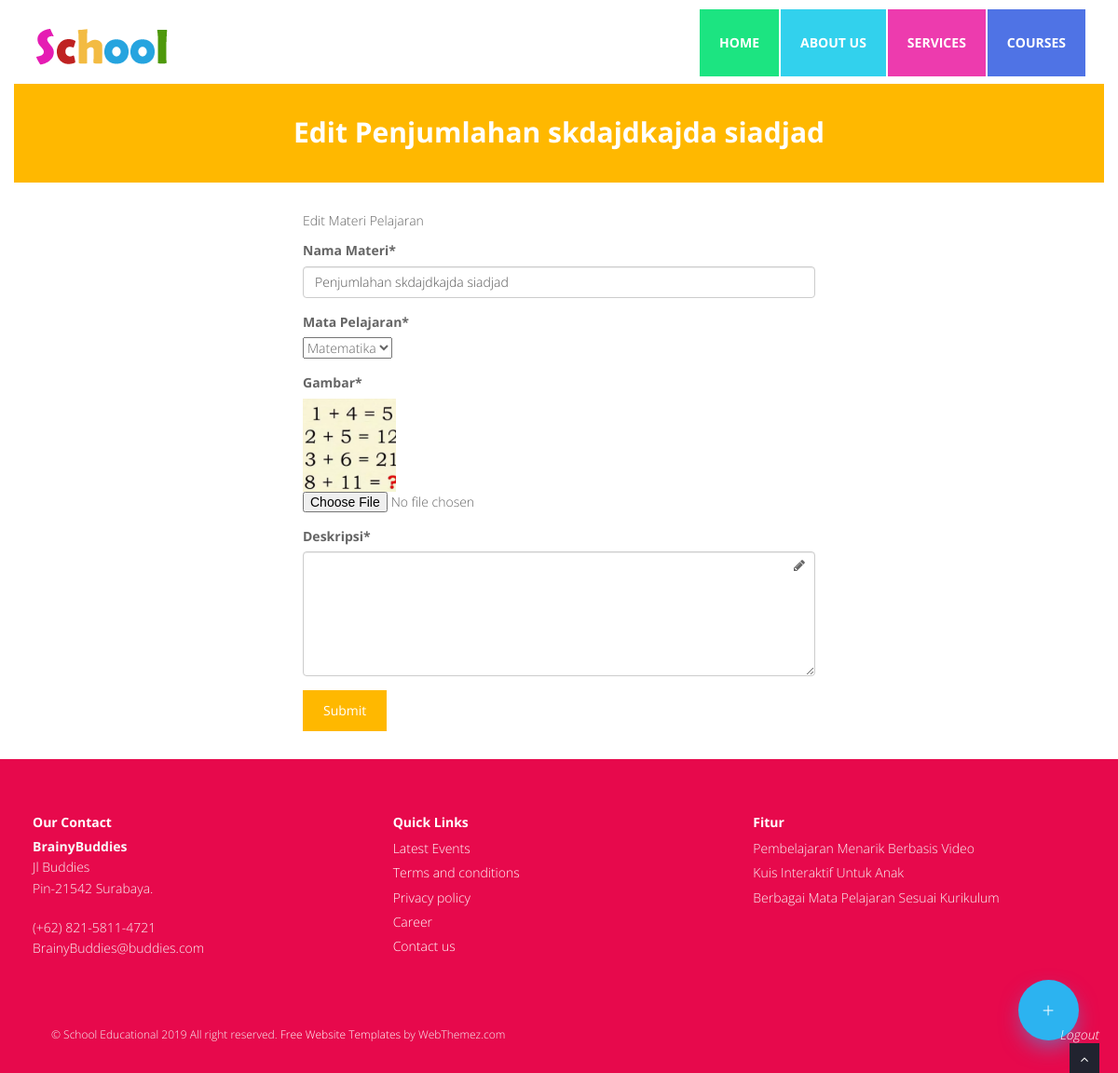
The page /index.php/edit/1 (signed in) on the database its author committed.
### tables this page shows
CREATE TABLE `materi` (
  `id_materi` int(11) NOT NULL,
  `nama_materi` varchar(200) NOT NULL,
  `mata_pelajaran` enum('matematika','ipa','ips','ppkn','bahasa','english') NOT NULL,
  `img` varchar(200) NOT NULL,
  `deskripsi` varchar(500) NOT NULL,
  `materi` varchar(5000) NOT NULL,
  `link_youtube` varchar(500) NOT NULL
);

### function/crud.php (called while the page is built, shortened)
<?php
function readWhere($table, $name, $atribut){
    include "function/conn.php";
    $hasil = mysqli_query($conn, "SELECT * FROM ".$table." WHERE ".$name." = '".$atribut."'");
    return $hasil;
}

### views/user/edit.php (the view, shortened to what this page needs)
<?php
include "function/crud.php";
include "views/user/partials/head.php";
$temp = readWhere("materi", "id_materi", str_replace("%20", " ", $link[3]));
$data = mysqli_fetch_array($temp);
?>
<body>
	<div id="wrapper" class="home-page">
		<?php
		include "views/user/partials/header.php";
		?>
		<section id="inner-headline">
			<div class="container">
				<div class="row">
					<div class="col-lg-12">
						<h2 class="pageTitle">Edit <?= $data['nama_materi'] ?></h2>
					</div>
				</div>
			</div>
		</section>
		<section id="content">
			<div class="container">
				<div class="row">
					<div class="col-md-3"></div>
					<div class="col-md-6">
						<p>Edit Materi Pelajaran</p>
						<div class="contact-form">
							<form method="post" id="" enctype="multipart/form-data">
								<div class="form-group has-feedback">
									<label for="nama_materi">Nama Materi*</label>
									<input type="text" class="form-control" name="nama_materi" placeholder="" value="<?= $data['nama_materi'] ?>">
								</div>
								<div class="form-group has-feedback">
									<label for="mata_pelajaran">Mata Pelajaran*</label><br>
									<select name="mata_pelajaran">
										<option value="matematika" <?php if ($data['mata_pelajaran'] == "matematika") {
																		echo "selected";
																	} ?>>Matematika</option>
									</select>
								</div>
								<div class="form-group has-feedback">
									<label for="file">Gambar*</label>
									<br>
									<img style="width:100px; height:100px; object-fit:cover;" src="../src/img/<?= $data['img'] ?>" alt="">
									<input type="file" name="file">
								</div>
								<div class="form-group has-feedback">
									<label for="message">Deskripsi*</label>
									<textarea class="form-control" rows="6" name="deskripsi" placeholder=""><?= $data['deskripsi'] ?></textarea>
									<i class="fa fa-pencil form-control-feedback"></i>
								</div>
								<input type="submit" value="Submit" id="submit" class="submit btn btn-default">
							</form>
						</div>
					</div>
				</div>
			</div>
		</section>
		<?php
		include "views/user/partials/footer.php";
		?>
	</div>
	<a href="#" class="scrollup"><i class="fa fa-angle-up active"></i></a>
	<?php
	include "views/user/partials/foot.php";
	?>

### src/css/style.css (style rules this page uses)
body { font-family:'Open Sans', Arial, sans-serif; font-size:14px; font-weight:300; line-height:1.6em; color:#656565; }
h1,h2, h3, h4, h5, h6 { font-family:'Open Sans', Arial, sans-serif; font-weight:700; line-height:1.1em; color: #333; margin-bottom: 7px; }
.container { padding:0 20px 0 20px; position:relative; }
#wrapper { width:100%; margin:0; padding:0; }
.row,.row-fluid { margin-bottom:30px; }
.pageTitle { color: #fff; margin: 30px 0 3px; display: inline-block; }
#content { position:relative; background:#fff; padding: 30px 0 0px 0; }
#content img { max-width:100%; height:auto; }
#inner-headline { position: relative; margin: 0; padding: 0; color: #F58A2E; background: transparent; margin-top: 3px; padding-top: 8px; }
#inner-headline h2.pageTitle { color: #FFFFFF; padding: 5px 0; text-align:center; display:block; }
img { width: 100%; }
.btn { text-align: center; background: #FFB800; color: #fff; border-radius: 0;padding: 12px 22px;border: 0; }
.scrollup { position:fixed; width:32px; height:32px; bottom:0px; right:20px; background: #21232F; }
a.scrollup { outline:0; text-align: center; }
a.scrollup i { margin-top: 10px; color: #fff; }
#inner-headline .container { background: rgb(255, 184, 0); }

### rows shown on the page
materi: nama_materi "Penjumlahan skdajdkajda siadjad", mata_pelajaran "Matematika", img (picture)
